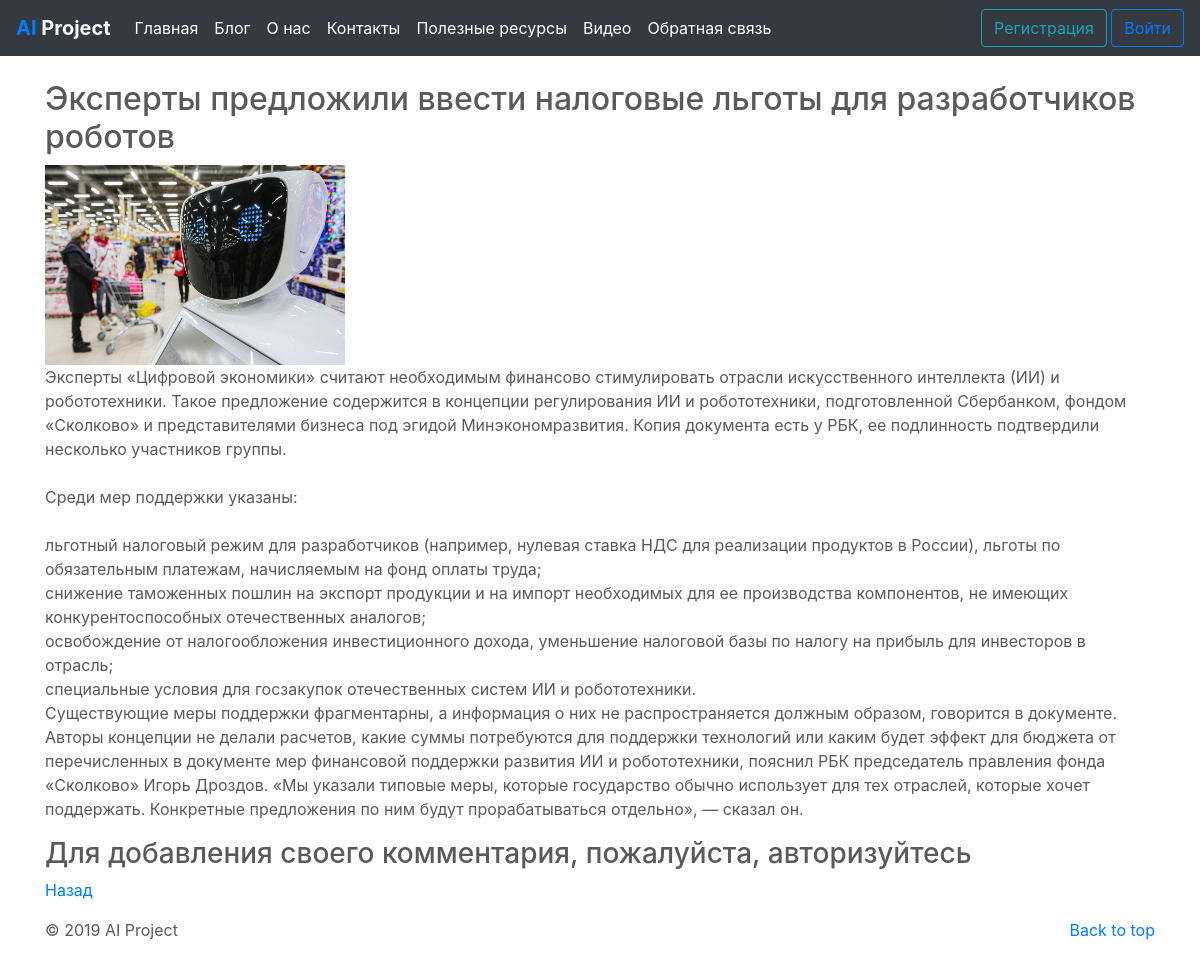
Page /2/ on the committed database.
### app/models.py (models this page shows, shortened)
class Blog(models.Model):
    title = models.CharField(max_length = 100, unique_for_date = "posted", verbose_name = "Заголовок")
    description = models.TextField(verbose_name = "Краткое содержание")
    content = models.TextField(verbose_name = "Полное содержание")
    posted = models.DateTimeField(default = datetime.now(), db_index = True, verbose_name = "Опубликована")
    author = models.ForeignKey(User, null=True, blank=True, on_delete = models.SET_NULL, verbose_name = 'Автор')
    image = models.FileField(default = 'temp.jpg', verbose_name = "Путь к картинке")
    class Meta:
        db_table = "Posts"
        ordering = ["-posted"]
        verbose_name = "статья блога"
        verbose_name_plural = "статьи блога"

### app/views.py (the view)
# urls.py: path('<int:parametr>/', views.blogpost, name='blogpost'),
def blogpost(request, parametr):
    post_1 = Blog.objects.get(id=parametr) # запрос на выбор конкретной статьи по параметру
    comments = Comment.objects.filter(post=parametr)
    if request.method == 'POST':
        form = CommentForm(request.POST)
        if form.is_valid():
            comment_f = form.save(commit=False)
            comment_f.author = request.user
            comment_f.date = datetime.now()
            comment_f.post = Blog.objects.get(id=parametr)
            comment_f.save()
            return redirect('blogpost', parametr=post_1.id)
    else:
        form = CommentForm()
    assert isinstance(request, HttpRequest)
    return render(
        request,
        'app/blogpost.html',
        {
            'title':'AI Project | Блог',
            'post_1': post_1, # передача конкретной статьи в шаблон веб-страницы
            'comments': comments,
            'form': form,
            'year':datetime.now().year,
        }
    )

### app/templates/app/blogpost.html (shortened to what this page needs)
﻿{% extends "app/layout.html" %}
{% block content %}
<div class="container">
    <br />
    <h2> {{post_1.title}} </h2>
{% if post_1.image and post_1.image.url != '/media/temp.jpg' %}
    <img src="{{ post_1.image.url }}" alt="Картинка" width="300" height="200" />
{% endif %}
{% autoescape off %}
    <p style="float:left;"> {{post_1.content|linebreaksbr}} </p>
{% endautoescape off %}
{% if user.is_authenticated %}
    <h3>Добавить комментарий</h3>
    <form method="POST" >{% csrf_token %}
        <div>
            {{form.as_p}}
            <button type="submit" class="save btn btn-default">Отправить комментарий</button>
        </div>
    </form>
{% else %}
    <h3>Для добавления своего комментария, пожалуйста, авторизуйтесь</h3>
{% endif %}
<p><a href="{% url 'blog' %}">Назад</a></p>
</div>
{% endblock %}

### app/static/app/content/site.css (style rules this page uses)
body { padding-top: 2rem; padding-bottom: 3rem; color: #5a5a5a; }

### app/static/app/content/carousel.css (style rules this page uses)
body { padding-top: 2rem; padding-bottom: 3rem; color: #5a5a5a; }

### rows in the picture
Blog: title "Эксперты предложили ввести налоговые льготы для разработчиков роботов", image (picture), content "Эксперты «Цифровой экономики» считают необходимым финансово стимулировать отрасли искусственного интеллекта (ИИ) и робототехники. Такое предложение содержится в концепции регулирования ИИ и робототехники, подготовленной Сбербанком, фондом «Сколково» и представителями бизнеса под эгидой Минэкономразвития. Копия документа есть у РБК, ее подлинность подтвердили несколько участников группы. Среди мер поддержки указаны: льготный налоговый режим для разработчиков (например, нулевая ставка НДС для реализации продуктов в России), льготы по обязательным платежам, начисляемым на фонд оплаты труда; снижение таможенных пошлин на экспорт продукции и на импорт необходимых для ее производства компонентов,…"
